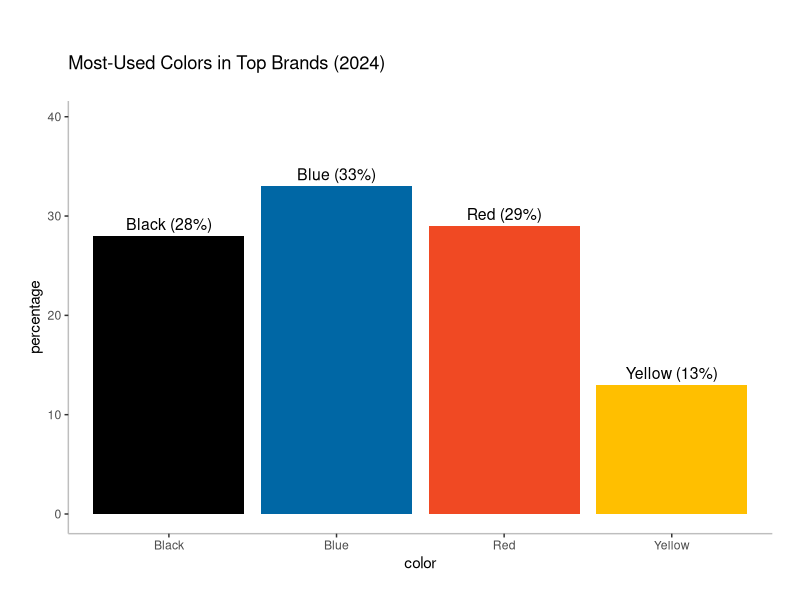
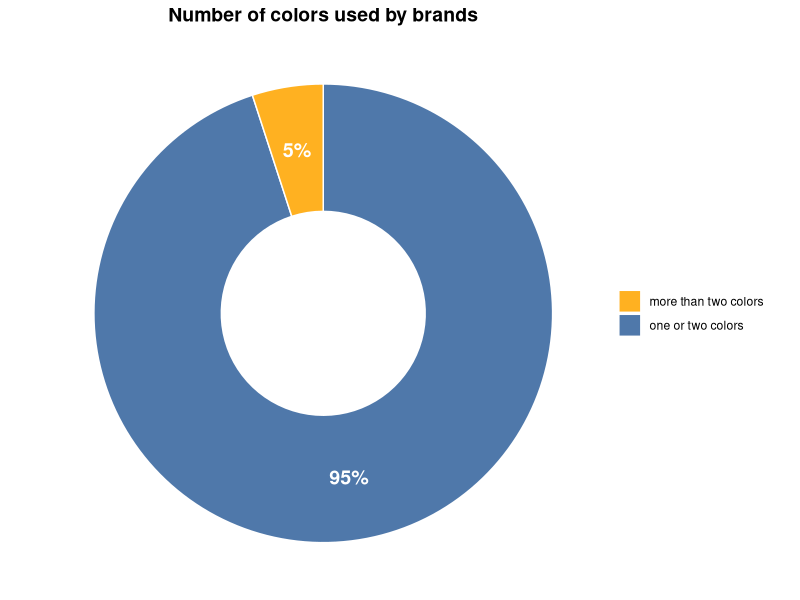

Reproduce these figures in R, in order.
## ---- chunk 1
library(ggplot2)
library(dplyr)

## ---- chunk 2
brand_colors <- data.frame(  # loading data
  color <- c("Blue", "Red", "Black", "Yellow"),
  percentage <- c(33, 29, 28, 13)
) %>%
  mutate(
    label = paste0(color, " (", percentage, "%)"),  #setting labels
  )

## ---- chunk 3

ggplot(brand_colors, aes(x = color, y = percentage, fill = color)) +
  # setting width of bars and placement of labels
  geom_bar(stat = "identity", width = 0.9) + 
  geom_text(aes(label = label), vjust = -0.5, size = 4, color = "black")  +
  
  # setting colors of bars
  
  scale_fill_manual(values = c("Blue" = "#0067A5", "Red" = "#F04923", 
                               "Black" = "#000000", "Yellow" = "#FFBF00"))+
  
  # title
  labs(
     title = "Most-Used Colors in Top Brands (2024)",
  )+

  # additional settings about color of background and margins
  theme(legend.position = "none",
    plot.background = element_rect(fill = "white", color = "white", linewidth = 1),
    panel.background = element_rect(fill = "white"),
    panel.grid = element_blank(),
    axis.line.x = element_line(color = "gray"),
  axis.line.y = element_line(color = "gray"),
    plot.margin = margin(t = 40, r = 20, b = 20, l = 20, unit = "pt"),
    plot.title = element_text(margin = margin(b = 20))
    )+
  # I expanded the size of chart so the label fits above the bar
  expand_limits(y = max(brand_colors$percentage) * 1.2)


## ---- chunk 4
number_of_colors  <- data.frame(  # loading data
  value = c("one or two colors", "more than two colors"),
  percentage = c(95,5)
) %>%
  mutate(
    label = paste0(value, " (", percentage, "%)") #setting labels
  )
## ---- chunk 5
ggplot(number_of_colors, aes(x = 2, y = percentage, fill = value)) +
  geom_col(width = 1, color = "white") +
  coord_polar("y", start = 0) + # coords are polar because chart is a circle
  geom_text(aes(label = paste0(percentage, "%")), 
            position = position_stack(vjust = 0.5),
            color = "white", size = 5, fontface = "bold") +
  scale_fill_manual(values = c("#FFB121", "#4F78AA")) +
  xlim(0.7, 2.5) +  # creating a donut chart
  labs(title = "Number of colors used by brands") +
  theme_void() + # theme_void to reduce numbers of elements to adjust
  theme(
    plot.title = element_text(hjust = 0.5, face = "bold", size = 14),
    legend.position = "right",
    legend.title = element_blank() 
  )
